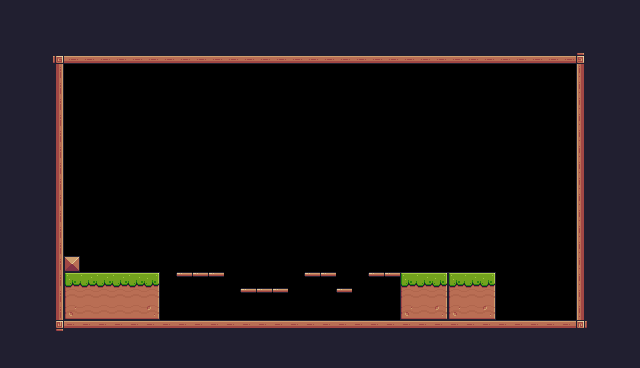

This is a level from a 2D game, rendered from its Tiled map with the project's own tilesets. A one-line summary and the complete map file follow:
An orthogonal 40x23 tile map with 16x16 px tiles, 1 tile layer (Background) and 1 object (Player).

<map version="1.10" tiledversion="1.11.0" orientation="orthogonal" renderorder="right-down" width="40" height="23" tilewidth="16" tileheight="16" infinite="0" nextlayerid="4" nextobjectid="10">
 <tileset firstgid="1" source="Pixel Adventure.tsx" />
 <objectgroup id="3" name="Spawnpoints" offsetx="-0.363636" offsety="0.727273">
  <object id="9" name="Player" type="Player" x="80.5455" y="239.636" width="32" height="32" />
 </objectgroup>
 <layer id="1" name="Background" width="40" height="23">
  <data encoding="csv">
24,24,24,24,24,24,24,24,24,24,24,24,24,24,24,24,24,24,24,24,24,24,24,24,24,24,24,24,24,24,24,24,24,24,24,24,24,24,24,24,
24,24,24,24,24,24,24,24,24,24,24,24,24,24,24,24,24,24,24,24,24,24,24,24,24,24,24,24,24,24,24,24,24,24,24,24,24,24,24,24,
24,24,24,24,24,112,112,24,24,24,24,24,24,24,24,24,24,24,24,24,24,24,24,24,24,24,24,24,24,24,24,24,24,24,24,24,24,24,24,24,
24,24,24,92,134,134,134,134,134,134,134,134,134,134,134,134,134,134,134,134,134,134,134,134,134,134,134,134,134,134,134,134,134,134,134,134,93,24,24,24,
24,24,24,113,0,0,0,0,0,0,0,0,0,0,0,0,0,0,0,0,0,0,0,0,0,0,0,0,0,0,0,0,0,0,0,0,111,24,24,24,
24,24,24,113,0,0,0,0,0,0,0,0,0,0,0,0,0,0,0,0,0,0,0,0,0,0,0,0,0,0,0,0,0,0,0,0,111,24,24,24,
24,24,24,113,0,0,0,0,0,0,0,0,0,0,0,0,0,0,0,0,0,0,0,0,0,0,0,0,0,0,0,0,0,0,0,0,111,24,24,24,
24,24,24,113,0,0,0,0,0,0,0,0,0,0,0,0,0,0,0,0,0,0,0,0,0,0,0,0,0,0,0,0,0,0,0,0,111,24,24,24,
24,24,24,113,0,0,0,0,0,0,0,0,0,0,0,0,0,0,0,0,0,0,0,0,0,0,0,0,0,0,0,0,0,0,0,0,111,24,24,24,
24,24,24,113,0,0,0,0,0,0,0,0,0,0,0,0,0,0,0,0,0,0,0,0,0,0,0,0,0,0,0,0,0,0,0,0,111,24,24,24,
24,24,24,113,0,0,0,0,0,0,0,0,0,0,0,0,0,0,0,0,0,0,0,0,0,0,0,0,0,0,0,0,0,0,0,0,111,24,24,24,
24,24,24,113,0,0,0,0,0,0,0,0,0,0,0,0,0,0,0,0,0,0,0,0,0,0,0,0,0,0,0,0,0,0,0,0,111,24,24,24,
24,24,24,113,0,0,0,0,0,0,0,0,0,0,0,0,0,0,0,0,0,0,0,0,0,0,0,0,0,0,0,0,0,0,0,0,111,24,24,24,
24,24,24,113,0,0,0,0,0,0,0,0,0,0,0,0,0,0,0,0,0,0,0,0,0,0,0,0,0,0,0,0,0,0,0,0,111,24,24,24,
24,24,24,113,0,0,0,0,0,0,0,0,0,0,0,0,0,0,0,0,0,0,0,0,0,0,0,0,0,0,0,0,0,0,0,0,111,24,24,24,
24,24,24,113,0,0,0,0,0,0,0,0,0,0,0,0,0,0,0,0,0,0,0,0,0,0,0,0,0,0,0,0,0,0,0,0,111,24,24,24,
24,24,24,113,35,0,0,0,0,0,0,0,0,0,0,0,0,0,0,0,0,0,0,0,0,0,0,0,0,0,0,0,0,0,0,0,111,24,24,24,
24,24,24,113,7,8,8,8,8,9,0,40,40,40,0,0,0,0,0,40,40,0,0,40,40,7,8,9,7,8,9,0,0,0,0,0,111,24,24,24,
24,24,24,113,29,30,30,30,30,31,0,0,0,0,0,40,40,40,0,0,0,40,0,0,0,29,30,31,29,30,31,0,0,0,0,0,111,24,24,24,
24,24,24,113,51,52,52,52,52,53,0,0,0,0,0,0,0,0,0,0,0,0,0,0,0,51,52,53,51,52,53,0,0,0,0,0,111,24,24,24,
24,24,24,114,90,90,90,90,90,90,90,90,90,90,90,90,90,90,90,90,90,90,90,90,90,90,90,90,90,90,90,90,90,90,90,90,115,24,24,24,
24,24,24,24,24,24,24,24,24,24,24,24,24,24,24,24,24,24,24,24,24,24,24,24,24,24,24,24,24,24,24,24,24,24,24,24,24,24,24,24,
24,24,24,24,24,24,24,24,24,24,24,24,24,24,24,24,24,24,24,24,24,24,24,24,24,24,24,24,24,24,24,24,24,24,24,24,24,24,24,24
</data>
 </layer>
</map>
